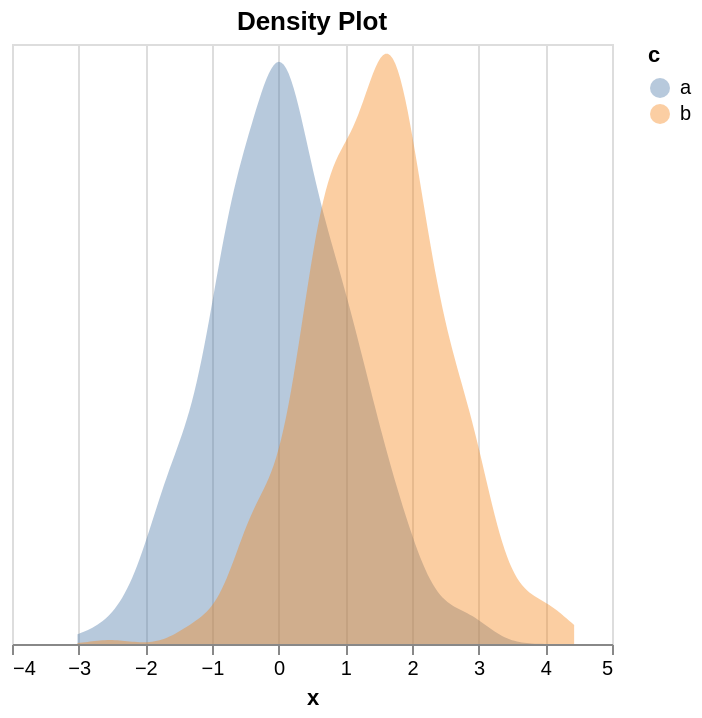

Vega-Lite specification for this chart:
### Vega-Lite specification from a JSON file in a GitHub repository (floating-point values rounded to 4 significant figures; data arrays with more than 128 entries replaced by an {"elided": "..."} marker saying what was removed)
{"$schema": "https://vega.github.io/schema/vega-lite/v5.json", "data": {"values": {"elided": "1000 records"}}, "encoding": {"color": {"field": "c", "type": "nominal"}, "x": {"field": "val", "scale": {"zero": false}, "title": "x", "type": "quantitative"}, "y": {"axis": null, "field": "dens", "scale": {"zero": false}, "stack": null, "title": null, "type": "quantitative"}}, "mark": {"opacity": 0.4, "orient": "vertical", "type": "area"}, "params": [{"bind": "scales", "name": "grid", "select": {"encodings": ["x", "y"], "type": "interval"}}, {"bind": "legend", "name": "legend_selection", "select": {"fields": ["c"], "type": "point"}}], "title": "Density Plot", "transform": [{"as": ["val", "dens"], "density": "x", "groupby": ["c"]}]}
